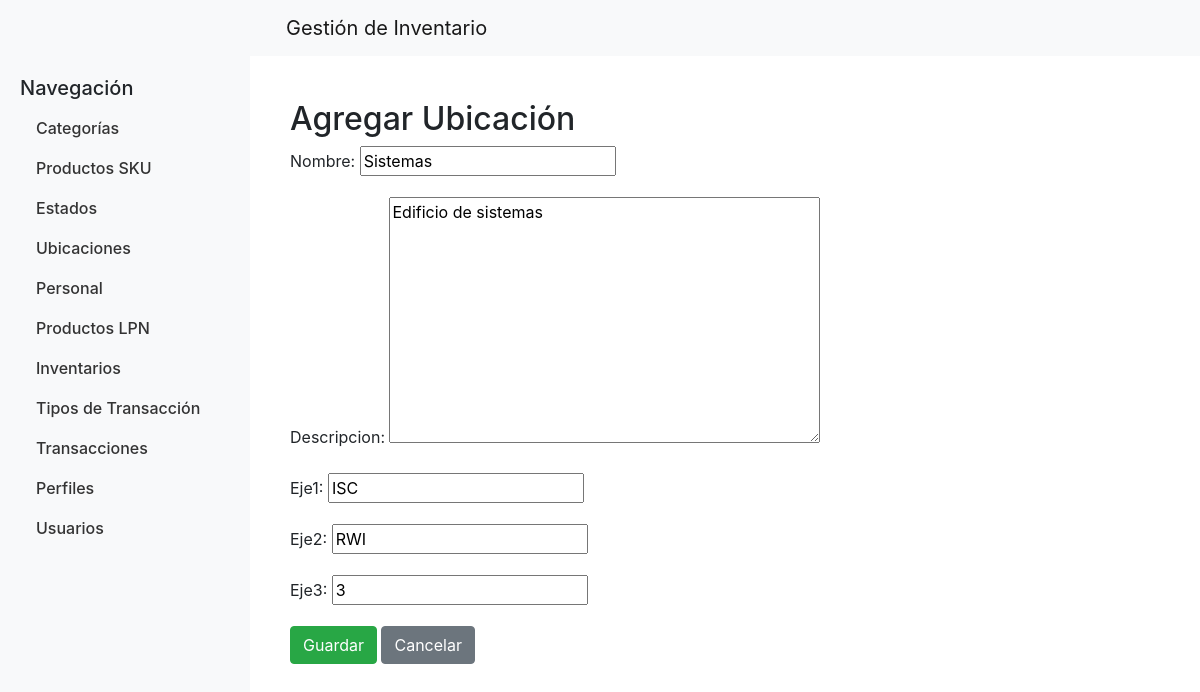
/ubicaciones/editar/1/ (signed in), run on the app's committed database.
### productos/models.py (models this page shows, shortened)
class Ubicacion(models.Model):
    id_ubicacion = models.AutoField(primary_key=True)
    nombre = models.CharField(max_length=100)
    descripcion = models.TextField(null=True, blank=True)
    eje1 = models.CharField(max_length=100, null=True, blank=True)
    eje2 = models.CharField(max_length=100, null=True, blank=True)
    eje3 = models.CharField(max_length=100, null=True, blank=True)
    class Meta:
        db_table = 'ubicacion'

### productos/views.py (the view)
# urls.py: path('ubicaciones/editar/<int:pk>/', ubicacion_update, name='ubicacion_update'),
@login_required
def ubicacion_update(request, pk):
    ubicacion = get_object_or_404(Ubicacion, pk=pk)
    if request.method == 'POST':
        form = UbicacionForm(request.POST, instance=ubicacion)
        if form.is_valid():
            form.save()
            return redirect('ubicacion_list')
    else:
        form = UbicacionForm(instance=ubicacion)
    return render(request, 'ubicacion_form.html', {'form': form})

### productos/forms.py
class UbicacionForm(forms.ModelForm):
    class Meta:
        model = Ubicacion
        fields = ['nombre', 'descripcion', 'eje1', 'eje2', 'eje3']

### productos/templates/ubicacion_form.html (shortened to what this page needs)
{% extends 'base.html' %}
{% block content %}
<h2>{% if form.instance.id %}Editar{% else %}Agregar{% endif %} Ubicación</h2>
<form method="post">
    {{ form.as_p }}
    <button type="submit" class="btn btn-success">Guardar</button>
    <a href="{% url 'ubicacion_list' %}" class="btn btn-secondary">Cancelar</a>
</form>
{% endblock %}

### productos/templates/base.html (style rules this page uses)
body { display: flex; min-height: 100vh; flex-direction: column; }

### data on the page
Ubicacion: nombre "Sistemas", descripcion "Edificio de sistemas", eje1 "ISC", eje2 "RWI", eje3 "3"
